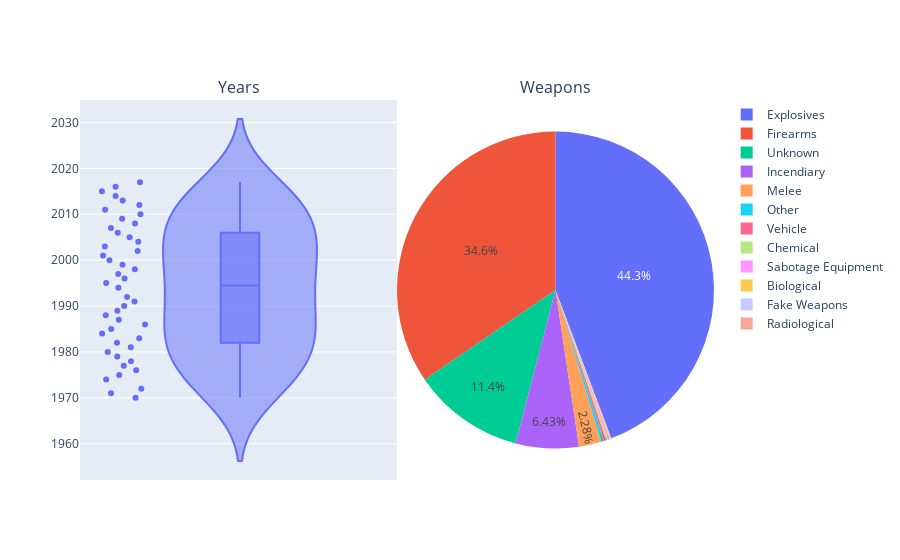

The code cell stored with this chart in its notebook:
### Markdown cell above
### 3.1.2 Pie Chart - Weapons

### Code cell
df_weaptype_count = df.groupby(["weaptype1_txt"]).size().reset_index(name="count")
df_year_count = df.groupby(["iyear"]).size().reset_index(name="count")

fig = make_subplots(rows=1, cols=2, subplot_titles=("Years", "Weapons"), horizontal_spacing=0, specs=[[{'type':'violin'}, {'type':'pie'}]])
fig.append_trace(
    px.violin(
        df_year_count,
        y="iyear",
        box=True,
        points="all"
    ).data[0],
    row=1, col=1
)
fig.append_trace(
    px.pie(
        df_weaptype_count,
        values="count",
        labels="weaptype1_txt",
        names="weaptype1_txt"
    ).update_traces(
        textposition='inside'
    ).update_layout(
        uniformtext_minsize=12, uniformtext_mode='hide', showlegend=True
    ).data[0],
    row=1, col=2
)

fig.show()

### Figure 1 — Plotly figure (JSON) as saved in the notebook; plotly's stock layout.template omitted (floating-point values rounded to 4 significant figures)
{"data": [{"alignmentgroup": "True", "box": {"visible": true}, "hovertemplate": "iyear=%{y}<extra></extra>", "legendgroup": "", "marker": {"color": "#636efa"}, "name": "", "offsetgroup": "", "orientation": "v", "points": "all", "scalegroup": "True", "showlegend": false, "type": "violin", "x0": " ", "xaxis": "x", "y": [1970, 1971, 1972, 1974, 1975, 1976, 1977, 1978, 1979, 1980, 1981, 1982, 1983, 1984, 1985, 1986, 1987, 1988, 1989, 1990, 1991, 1992, 1994, 1995, 1996, 1997, 1998, 1999, 2000, 2001, 2002, 2003, 2004, 2005, 2006, 2007, 2008, 2009, 2010, 2011, 2012, 2013, 2014, 2015, 2016, 2017], "y0": " ", "yaxis": "y"}, {"domain": {"x": [0.5, 1], "y": [0, 1]}, "hovertemplate": "weaptype1_txt=%{label}<br>count=%{value}<extra></extra>", "labels": ["Biological", "Chemical", "Explosives", "Fake Weapons", "Firearms", "Incendiary", "Melee", "Other", "Radiological", "Sabotage Equipment", "Unknown", "Vehicle"], "legendgroup": "", "name": "", "showlegend": true, "textposition": "inside", "type": "pie", "values": [6, 11, 2563, 2, 2001, 372, 132, 16, 1, 11, 659, 15]}], "layout": {"annotations": [{"font": {"size": 16}, "showarrow": false, "text": "Years", "x": 0.25, "xanchor": "center", "xref": "paper", "y": 1, "yanchor": "bottom", "yref": "paper"}, {"font": {"size": 16}, "showarrow": false, "text": "Weapons", "x": 0.75, "xanchor": "center", "xref": "paper", "y": 1, "yanchor": "bottom", "yref": "paper"}], "xaxis": {"anchor": "y", "domain": [0, 0.5]}, "yaxis": {"anchor": "x", "domain": [0, 1]}}}
